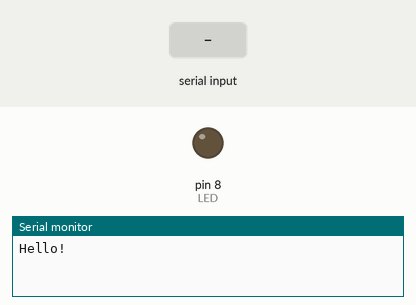
Simulated run of this sketch. Board: Arduino Uno, built with avr-gcc and run on an emulated ATmega328P. Parts: output pins drawn as LEDs (lit = HIGH), the last lines printed to the serial monitor. The test bench sets the inputs (shaded band).

Above: at 1.2 s.
1.3 s: "1" received over the second serial link
At 2.3 s:
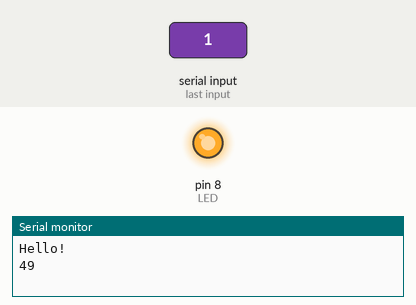
2.8 s: "0" received over the second serial link
At 3.5 s:
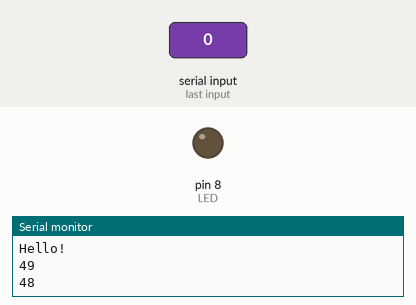
Timing chart, 0 to 5.8 s (numbered marks = the images above; inputs shaded):
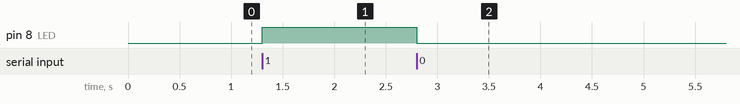

Measured:
- after the input at 1.3 s, pin 8 (LED): LOW → HIGH at once
- after the input at 2.8 s, pin 8 (LED): HIGH → LOW at once

The sketch:

BLE.ino
```cpp
#include <SoftwareSerial.h>
SoftwareSerial BTSerial(2, 3);
int LED = 8;
void setup()
{
  pinMode(LED,OUTPUT);
  Serial.begin(9600);
  Serial.println("Hello!");
  BTSerial.begin(9600);  // set the data rate for the BT port
}

void loop()
{
  //폰 -> 아두이노 (참고용)
   if (BTSerial.available()) {
    int data = BTSerial.read();
    Serial.println(data);

    if(data == 49) {   // BT 로 1 이 오면 (1==49) 로 치환됨
      digitalWrite(LED,HIGH);
    }else{
      digitalWrite(LED,LOW);
    }
  }

 //아두이노 -> 폰
 //BTSerial.write("데이터");
  if (Serial.available()) {
    BTSerial.write(Serial.read());
  }
}
```
